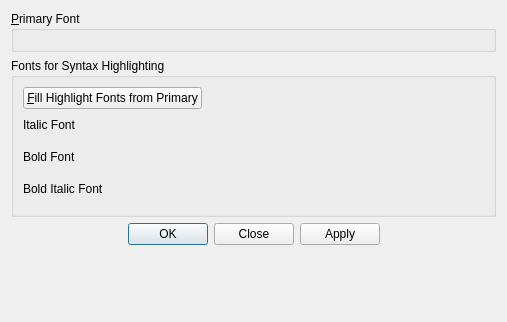
<?xml version="1.0" encoding="UTF-8"?>
<ui version="4.0">
 <class>DialogFonts</class>
 <widget class="QDialog" name="DialogFonts">
  <property name="geometry">
   <rect>
    <x>0</x>
    <y>0</y>
    <width>507</width>
    <height>322</height>
   </rect>
  </property>
  <property name="windowTitle">
   <string>Text Fonts</string>
  </property>
  <layout class="QVBoxLayout" name="verticalLayout">
   <item>
    <widget class="QGroupBox" name="groupBox">
     <property name="title">
      <string>&amp;Primary Font</string>
     </property>
     <layout class="QVBoxLayout" name="verticalLayout_3">
      <item>
       <widget class="FixedFontSelector" name="fontPrimary" native="true"/>
      </item>
     </layout>
    </widget>
   </item>
   <item>
    <widget class="QGroupBox" name="groupBox_2">
     <property name="title">
      <string>Fonts for Syntax Highlighting</string>
     </property>
     <layout class="QVBoxLayout" name="verticalLayout_2">
      <item>
       <layout class="QHBoxLayout" name="horizontalLayout_2">
        <item>
         <widget class="QPushButton" name="buttonFill">
          <property name="text">
           <string>&amp;Fill Highlight Fonts from Primary</string>
          </property>
         </widget>
        </item>
        <item>
         <spacer name="horizontalSpacer">
          <property name="orientation">
           <enum>Qt::Horizontal</enum>
          </property>
          <property name="sizeHint" stdset="0">
           <size>
            <width>277</width>
            <height>20</height>
           </size>
          </property>
         </spacer>
        </item>
       </layout>
      </item>
      <item>
       <layout class="QHBoxLayout" name="horizontalLayout_3">
        <item>
         <widget class="QLabel" name="label">
          <property name="text">
           <string>Italic Font</string>
          </property>
         </widget>
        </item>
        <item>
         <spacer name="horizontalSpacer_2">
          <property name="orientation">
           <enum>Qt::Horizontal</enum>
          </property>
          <property name="sizeHint" stdset="0">
           <size>
            <width>416</width>
            <height>20</height>
           </size>
          </property>
         </spacer>
        </item>
        <item>
         <widget class="QLabel" name="labelItalicError">
          <property name="palette">
           <palette>
            <active>
             <colorrole role="WindowText">
              <brush brushstyle="SolidPattern">
               <color alpha="255">
                <red>255</red>
                <green>0</green>
                <blue>0</blue>
               </color>
              </brush>
             </colorrole>
            </active>
            <inactive>
             <colorrole role="WindowText">
              <brush brushstyle="SolidPattern">
               <color alpha="255">
                <red>255</red>
                <green>0</green>
                <blue>0</blue>
               </color>
              </brush>
             </colorrole>
            </inactive>
            <disabled>
             <colorrole role="WindowText">
              <brush brushstyle="SolidPattern">
               <color alpha="255">
                <red>165</red>
                <green>167</green>
                <blue>169</blue>
               </color>
              </brush>
             </colorrole>
            </disabled>
           </palette>
          </property>
          <property name="text">
           <string/>
          </property>
         </widget>
        </item>
       </layout>
      </item>
      <item>
       <widget class="FixedFontSelector" name="fontItalic" native="true"/>
      </item>
      <item>
       <layout class="QHBoxLayout" name="horizontalLayout_4">
        <item>
         <widget class="QLabel" name="label_2">
          <property name="text">
           <string>Bold Font</string>
          </property>
         </widget>
        </item>
        <item>
         <spacer name="horizontalSpacer_3">
          <property name="orientation">
           <enum>Qt::Horizontal</enum>
          </property>
          <property name="sizeHint" stdset="0">
           <size>
            <width>416</width>
            <height>20</height>
           </size>
          </property>
         </spacer>
        </item>
        <item>
         <widget class="QLabel" name="labelBoldError">
          <property name="palette">
           <palette>
            <active>
             <colorrole role="WindowText">
              <brush brushstyle="SolidPattern">
               <color alpha="255">
                <red>255</red>
                <green>0</green>
                <blue>0</blue>
               </color>
              </brush>
             </colorrole>
            </active>
            <inactive>
             <colorrole role="WindowText">
              <brush brushstyle="SolidPattern">
               <color alpha="255">
                <red>255</red>
                <green>0</green>
                <blue>0</blue>
               </color>
              </brush>
             </colorrole>
            </inactive>
            <disabled>
             <colorrole role="WindowText">
              <brush brushstyle="SolidPattern">
               <color alpha="255">
                <red>165</red>
                <green>167</green>
                <blue>169</blue>
               </color>
              </brush>
             </colorrole>
            </disabled>
           </palette>
          </property>
          <property name="text">
           <string/>
          </property>
         </widget>
        </item>
       </layout>
      </item>
      <item>
       <widget class="FixedFontSelector" name="fontBold" native="true"/>
      </item>
      <item>
       <layout class="QHBoxLayout" name="horizontalLayout_5">
        <item>
         <widget class="QLabel" name="label_3">
          <property name="text">
           <string>Bold Italic Font</string>
          </property>
         </widget>
        </item>
        <item>
         <spacer name="horizontalSpacer_4">
          <property name="orientation">
           <enum>Qt::Horizontal</enum>
          </property>
          <property name="sizeHint" stdset="0">
           <size>
            <width>416</width>
            <height>20</height>
           </size>
          </property>
         </spacer>
        </item>
        <item>
         <widget class="QLabel" name="labelBoldItalicError">
          <property name="palette">
           <palette>
            <active>
             <colorrole role="WindowText">
              <brush brushstyle="SolidPattern">
               <color alpha="255">
                <red>255</red>
                <green>0</green>
                <blue>0</blue>
               </color>
              </brush>
             </colorrole>
            </active>
            <inactive>
             <colorrole role="WindowText">
              <brush brushstyle="SolidPattern">
               <color alpha="255">
                <red>255</red>
                <green>0</green>
                <blue>0</blue>
               </color>
              </brush>
             </colorrole>
            </inactive>
            <disabled>
             <colorrole role="WindowText">
              <brush brushstyle="SolidPattern">
               <color alpha="255">
                <red>165</red>
                <green>167</green>
                <blue>169</blue>
               </color>
              </brush>
             </colorrole>
            </disabled>
           </palette>
          </property>
          <property name="text">
           <string/>
          </property>
         </widget>
        </item>
       </layout>
      </item>
      <item>
       <widget class="FixedFontSelector" name="fontBoldItalic" native="true"/>
      </item>
     </layout>
    </widget>
   </item>
   <item>
    <widget class="QDialogButtonBox" name="buttonBox">
     <property name="orientation">
      <enum>Qt::Horizontal</enum>
     </property>
     <property name="standardButtons">
      <set>QDialogButtonBox::Apply|QDialogButtonBox::Close|QDialogButtonBox::Ok</set>
     </property>
     <property name="centerButtons">
      <bool>true</bool>
     </property>
    </widget>
   </item>
   <item>
    <spacer name="verticalSpacer">
     <property name="orientation">
      <enum>Qt::Vertical</enum>
     </property>
     <property name="sizeHint" stdset="0">
      <size>
       <width>20</width>
       <height>0</height>
      </size>
     </property>
    </spacer>
   </item>
  </layout>
 </widget>
 <customwidgets>
  <customwidget>
   <class>FixedFontSelector</class>
   <extends>QWidget</extends>
   <header>FixedFontSelector.h</header>
   <container>1</container>
  </customwidget>
 </customwidgets>
 <resources/>
 <connections>
  <connection>
   <sender>buttonBox</sender>
   <signal>accepted()</signal>
   <receiver>DialogFonts</receiver>
   <slot>accept()</slot>
   <hints>
    <hint type="sourcelabel">
     <x>248</x>
     <y>254</y>
    </hint>
    <hint type="destinationlabel">
     <x>157</x>
     <y>274</y>
    </hint>
   </hints>
  </connection>
  <connection>
   <sender>buttonBox</sender>
   <signal>rejected()</signal>
   <receiver>DialogFonts</receiver>
   <slot>reject()</slot>
   <hints>
    <hint type="sourcelabel">
     <x>316</x>
     <y>260</y>
    </hint>
    <hint type="destinationlabel">
     <x>286</x>
     <y>274</y>
    </hint>
   </hints>
  </connection>
 </connections>
</ui>
